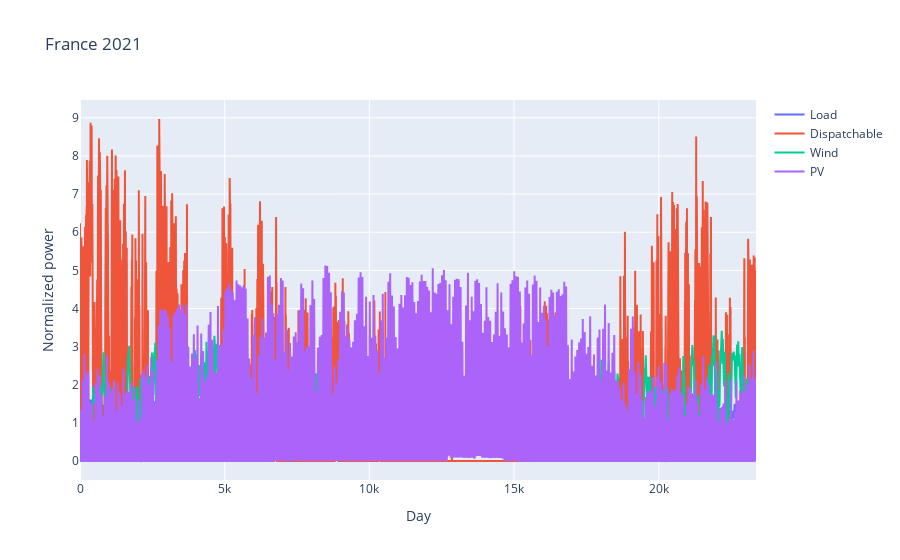

The notebook cell this image was saved under:
### Code cell
# Create a Plotly figure
fig = go.Figure()

fig.add_trace(go.Scatter( y=Load_ts, mode='lines', name='Load'))
fig.add_trace(go.Scatter( y=dispatch_ts, mode='lines', name='Dispatchable'))
fig.add_trace(go.Scatter( y=Wind_ts, mode='lines', name='Wind'))
fig.add_trace(go.Scatter( y=PV_ts, mode='lines', name='PV'))
fig.update_layout(title=f'{country_name} 2021', xaxis_title='Day', yaxis_title='Normalized power')

# Show the plot
fig.show()

### Figure 1 — Plotly figure (JSON) as saved in the notebook; plotly's stock layout.template omitted (floating-point values rounded to 4 significant figures; data arrays with more than 128 entries replaced by an {"elided": "..."} marker saying what was removed)
{"data": [{"mode": "lines", "name": "Load", "type": "scatter", "y": {"elided": "23360 float values"}}, {"mode": "lines", "name": "Dispatchable", "type": "scatter", "y": {"elided": "23360 float values"}}, {"mode": "lines", "name": "Wind", "type": "scatter", "y": {"elided": "23360 float values"}}, {"mode": "lines", "name": "PV", "type": "scatter", "y": {"elided": "23360 float values"}}], "layout": {"title": {"text": "France 2021"}, "xaxis": {"title": {"text": "Day"}}, "yaxis": {"title": {"text": "Normalized power"}}}}
